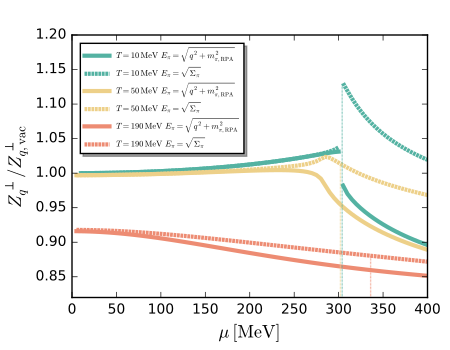

Write the Python code that produced this figure.
#!/usr/bin/env python
# -*- coding: utf-8 -*-
# sphinx_gallery_thumbnail_number = 3

import matplotlib.pyplot as plt
import numpy as np
from matplotlib.ticker import NullFormatter  # useful for `logit` scale
import matplotlib.ticker as ticker
import matplotlib as mpl
from scipy.interpolate import make_interp_spline
from matplotlib.ticker import FuncFormatter
from mpl_toolkits import mplot3d
from mpl_toolkits.mplot3d import Axes3D 
import matplotlib.cm as cm 
from matplotlib.font_manager import FontProperties
import pylab as pl

mpl.style.use('classic')
# Data for plotting
ZT10_norm=np.loadtxt('./Zpsi_normal/T10/Zpsi.dat')
ZT10_moat=np.loadtxt('./Zpsi_moat/T10/Zpsi.dat')
# ZT30_norm=np.loadtxt('./Zpsi_normal/T30/Zpsi.dat')
# ZT30_moat=np.loadtxt('./Zpsi_moat/T30/Zpsi.dat')
ZT50_norm=np.loadtxt('./Zpsi_normal/T50/Zpsi.dat')
ZT50_moat=np.loadtxt('./Zpsi_moat/T50/Zpsi.dat')
ZT190_norm=np.loadtxt('./Zpsi_normal/T190/Zpsi.dat')
ZT190_moat=np.loadtxt('./Zpsi_moat/T190/Zpsi.dat')
mu=np.arange(5, 405, 5)
#print(mu)
# Create figure
fig=plt.figure(figsize=(4.5, 3.5))
#fig=plt.figure()
ax1=fig.add_subplot(111)
ax1.plot(mu[1:60], ZT10_norm[1:60]/ZT10_norm[1],color='#54b2a2',linewidth=3.,alpha=1.,label=r'$T=10\,\mathrm{MeV}\,\,E_\pi=\sqrt{q^2+m^2_{\pi,\mathrm{RPA}}}$') 
ax1.plot(mu[60:80], ZT10_norm[60:80]/ZT10_norm[1],color='#54b2a2',linewidth=3.,alpha=1.) 
ax1.plot(mu[1:60], ZT10_moat[1:60]/ZT10_moat[1],color='#54b2a2',dashes=[2.,0.5],linewidth=3.,alpha=1.,label=r'$T=10\,\mathrm{MeV}\,\,E_\pi=\sqrt{\Sigma_\pi}$') 
ax1.plot(mu[60:80], ZT10_moat[60:80]/ZT10_moat[1],color='#54b2a2',dashes=[2.,0.5],linewidth=3.,alpha=1.) 

#ax1.plot(mu[1:59], ZT30_norm[1:59],color='#edd089',linewidth=3.,alpha=1.,label=r'$T=30\,\mathrm{MeV}\,\,E_\pi=\sqrt{q^2+m^2_{\pi,\mathrm{RPA}}}$') 
#ax1.plot(mu[59:80], ZT30_norm[59:80],color='#edd089',linewidth=3.,alpha=1.) 
#ax1.plot(mu[1:59], ZT30_moat[1:59],color='#edd089',dashes=[2.,0.5],linewidth=3.,alpha=1.,label=r'$T=30\,\mathrm{MeV}\,\,E_\pi=\sqrt{Z^{\perp}_{\pi}q^2+m^2_{\pi,\mathrm{RPA}}}$') 
#ax1.plot(mu[59:80], ZT30_moat[59:80],color='#edd089',dashes=[2.,0.5],linewidth=3.,alpha=1.) 

ax1.plot(mu, ZT50_norm/ZT10_norm[1],color='#edd089',linewidth=3.,alpha=1.,label=r'$T=50\,\mathrm{MeV}\,\,E_\pi=\sqrt{q^2+m^2_{\pi,\mathrm{RPA}}}$') 
ax1.plot(mu, ZT50_moat/ZT10_moat[1],color='#edd089',dashes=[2.,0.5],linewidth=3.,alpha=1.,label=r'$T=50\,\mathrm{MeV}\,\,E_\pi=\sqrt{\Sigma_\pi}$') 

ax1.plot(mu, ZT190_norm/ZT10_norm[1],color='#ed8c73',linewidth=3.,alpha=1.,label=r'$T=190\,\mathrm{MeV}\,\,E_\pi=\sqrt{q^2+m^2_{\pi,\mathrm{RPA}}}$') 
ax1.plot(mu, ZT190_moat/ZT10_moat[1],color='#ed8c73',dashes=[2.,0.5],linewidth=3.,alpha=1.,label=r'$T=190\,\mathrm{MeV}\,\,E_\pi=\sqrt{\Sigma_\pi}$') 

ax1.plot([304,304], [0.8,1.13],color='#54b2a2',alpha=0.8,dashes=(0.5,0.5))
ax1.plot([302,302], [0.8,1.01],color='#edd089',alpha=0.8,dashes=(0.5,0.5))
ax1.plot([336,336], [0.8,0.88],color='#ed8c73',alpha=0.8,dashes=(0.5,0.5))

#ax1.plot([0,600], [1,1],alpha=0.8,dashes=(0.5,0.5)) 
ax1.set_ylabel(r'$Z^\perp_q/Z^\perp_{q,\mathrm{vac}}$', fontsize=13, color='black')
ax1.set_xlabel(r'$\mu\,[\mathrm{MeV}]$', fontsize=13, color='black')
ax1.legend(loc=2,fontsize='6.',frameon=True,shadow=True,handlelength=3.,borderpad=0.5,borderaxespad=1,numpoints=1,scatterpoints=1)
ax1.axis([0,400,0.82,1.20])

for label in ax1.xaxis.get_ticklabels():
    label.set_fontsize(10)
for label in ax1.yaxis.get_ticklabels():
    label.set_fontsize(10)

fig.subplots_adjust(top=0.9, bottom=0.15, left=0.16, right=0.95, hspace=0.33,wspace=0.2)

fig.savefig("./Zpsi.pdf")
